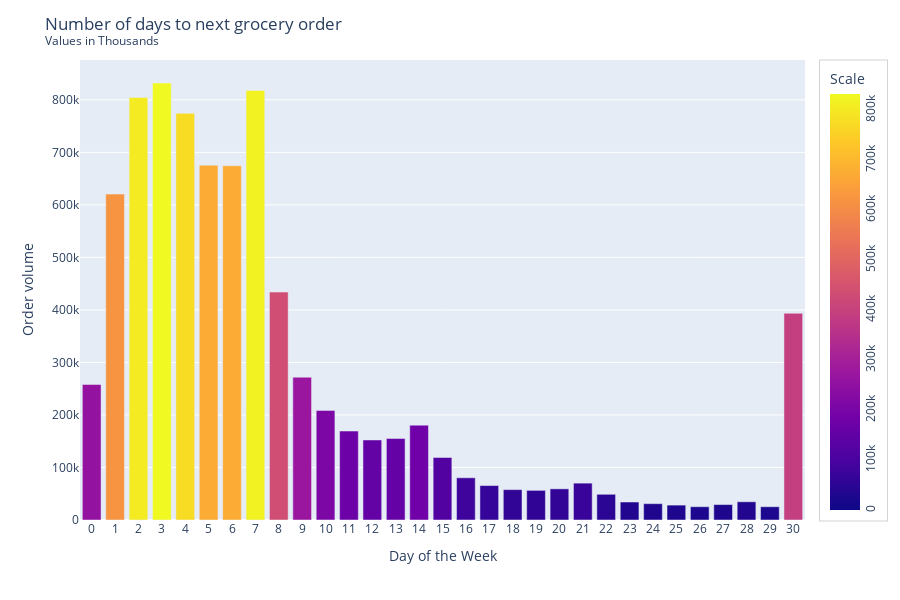

This figure's notebook cell:
### Markdown cell above
### [A4] How long do people wait until placing another order?

### Code cell
#Create a plot that shows how long people wait until placing their next order, and comment on the minimum and maximum values.

# orders_subset = df_orders.groupby('days_since_prior_order').agg(['sum']).reset_index()

# orders_subset.plot(
#     x='days_since_prior_order',
#     y='order_number',
#     xlabel='Day of the week',
#     ylabel='Order volume (thousands)',
#     title='Number of days to next grocery order',
#     figsize=[18,8],
#     kind='bar',
#     color='red',
#     rot=0,
#     legend=False
# )

# plt.tight_layout()
# plt.show()

orders_subset_prior = df_orders.groupby('days_since_prior_order')['order_number'].agg(['sum']).reset_index()

fig = px.bar(orders_subset_prior, labels={"index": "Day of the Week", "value": "Order volume", "variable": "Legend:"}, color='value')
fig.update_layout(height=600,
                  title='Number of days to next grocery order <br><sup>Values in Thousands</sup>',
                  showlegend=False)
fig.update_layout(xaxis={"dtick":1})
fig.update_coloraxes(colorbar_title_text='Scale', colorbar_tickangle=-90, colorbar_bordercolor='lightgray', colorbar_borderwidth=1)
fig.show()

### Figure 1 — Plotly figure (JSON) as saved in the notebook; plotly's stock layout.template omitted (floating-point values rounded to 4 significant figures)
{"data": [{"alignmentgroup": "True", "hovertemplate": "Day of the Week=%{x}<br>Order volume=%{marker.color}<extra></extra>", "legendgroup": "", "marker": {"color": [0, 1, 2, 3, 4, 5, 6, 7, 8, 9, 10, 11, 12, 13, 14, 15, 16, 17, 18, 19, 20, 21, 22, 23, 24, 25, 26, 27, 28, 29, 30, 257960, 620588, 804479, 832063, 774258, 675609, 674614, 817869, 433988, 271906, 208705, 169372, 152403, 155074, 180550, 118987, 80394, 65568, 57825, 56417, 59307, 70183, 48929, 34228, 31089, 28345, 25281, 29345, 34685, 25241, 393570], "coloraxis": "coloraxis", "pattern": {"shape": ""}}, "name": "", "offsetgroup": "", "orientation": "v", "showlegend": false, "textposition": "auto", "type": "bar", "x": [0, 1, 2, 3, 4, 5, 6, 7, 8, 9, 10, 11, 12, 13, 14, 15, 16, 17, 18, 19, 20, 21, 22, 23, 24, 25, 26, 27, 28, 29, 30, 0, 1, 2, 3, 4, 5, 6, 7, 8, 9, 10, 11, 12, 13, 14, 15, 16, 17, 18, 19, 20, 21, 22, 23, 24, 25, 26, 27, 28, 29, 30], "xaxis": "x", "y": [0, 1, 2, 3, 4, 5, 6, 7, 8, 9, 10, 11, 12, 13, 14, 15, 16, 17, 18, 19, 20, 21, 22, 23, 24, 25, 26, 27, 28, 29, 30, 257960, 620588, 804479, 832063, 774258, 675609, 674614, 817869, 433988, 271906, 208705, 169372, 152403, 155074, 180550, 118987, 80394, 65568, 57825, 56417, 59307, 70183, 48929, 34228, 31089, 28345, 25281, 29345, 34685, 25241, 393570], "yaxis": "y"}], "layout": {"barmode": "relative", "coloraxis": {"colorbar": {"bordercolor": "lightgray", "borderwidth": 1, "tickangle": -90, "title": {"text": "Scale"}}, "colorscale": [[0, "#0d0887"], [0.1111, "#46039f"], [0.2222, "#7201a8"], [0.3333, "#9c179e"], [0.4444, "#bd3786"], [0.5556, "#d8576b"], [0.6667, "#ed7953"], [0.7778, "#fb9f3a"], [0.8889, "#fdca26"], [1, "#f0f921"]]}, "height": 600, "legend": {"tracegroupgap": 0}, "margin": {"t": 60}, "showlegend": false, "title": {"text": "Number of days to next grocery order <br><sup>Values in Thousands</sup>"}, "xaxis": {"anchor": "y", "domain": [0, 1], "dtick": 1, "title": {"text": "Day of the Week"}}, "yaxis": {"anchor": "x", "domain": [0, 1], "title": {"text": "Order volume"}}}}
